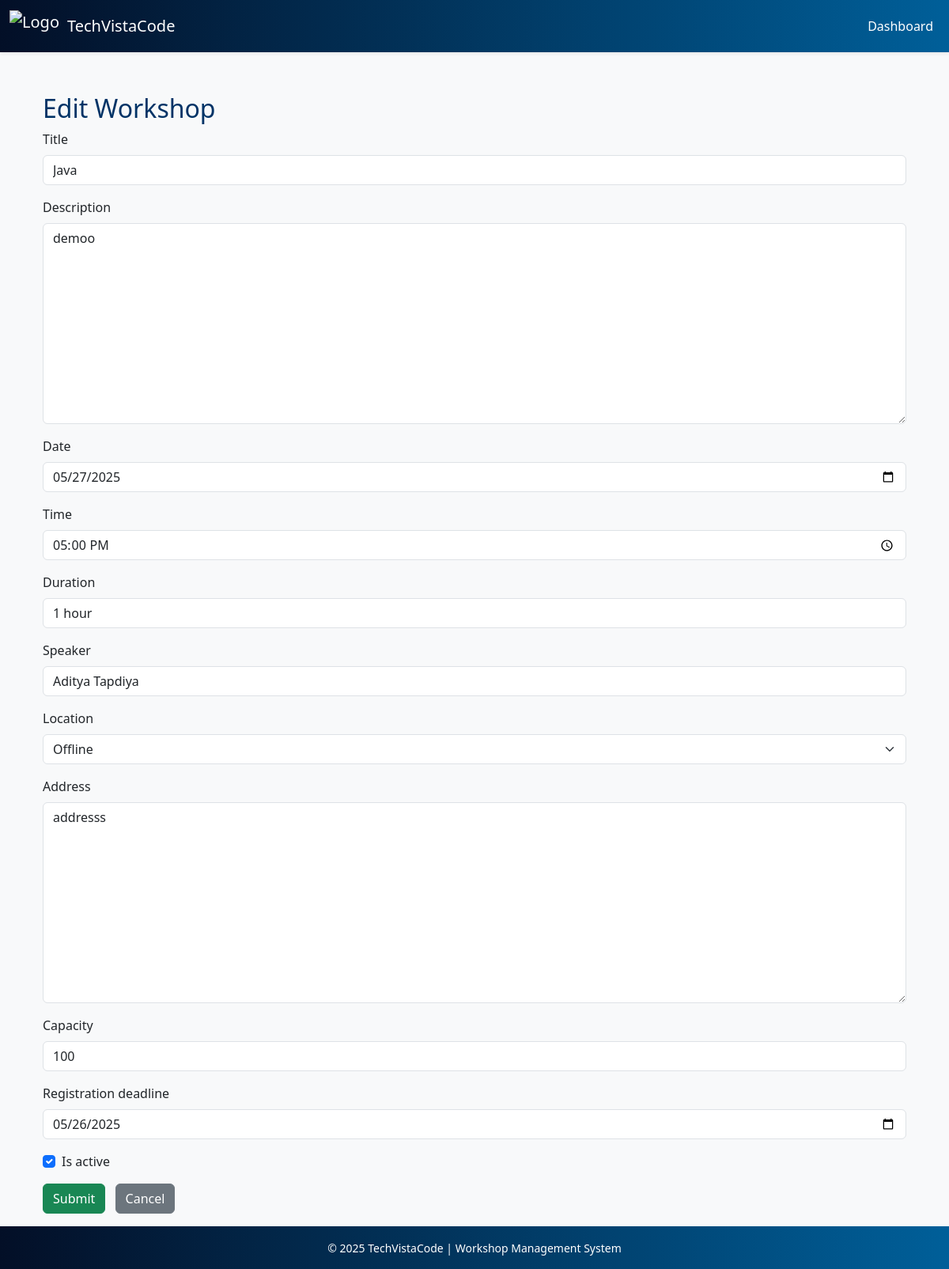
The app's page /workshops/edit/7/ (signed in) with its own data.
### main/models.py (models this page shows, shortened)
class Workshop(models.Model):
    LOCATION_CHOICES = [
        ('online', 'Online'),
        ('offline', 'Offline'),
    ]
    title = models.CharField(max_length=200)
    description = models.TextField()
    date = models.DateField()
    time = models.TimeField()
    duration = models.CharField(max_length=50)
    speaker = models.CharField(max_length=100)
    location = models.CharField(max_length=10, choices=LOCATION_CHOICES, default='offline')
    meeting_link = models.URLField(blank=True, null=True)
    address = models.TextField(blank=True, null=True)
    capacity = models.PositiveIntegerField()
    registration_deadline = models.DateField()
    is_active = models.BooleanField(default=True)

### main/views.py (the view)
@login_required
def edit_workshop(request, id):
    workshop = get_object_or_404(Workshop, id=id)
    if request.method == 'POST':
        form = WorkshopForm(request.POST, instance=workshop)
        if form.is_valid():
            form.save()
            messages.success(request, 'Workshop updated successfully.')
            return redirect('manage_workshops')
    else:
        form = WorkshopForm(instance=workshop)
    return render(request, 'main/add_edit_workshop.html', {
        'form': form,
        'title': 'Edit Workshop',
    })

### main/forms.py (shortened to what this page needs)
class WorkshopForm(forms.ModelForm):
    class Meta:
        model = Workshop
        fields = [
            'title', 'description', 'date', 'time', 'duration',
            'speaker', 'location', 'meeting_link', 'address',
            'capacity', 'registration_deadline', 'is_active'
        ]
        widgets = {
            'date': forms.DateInput(attrs={'type': 'date'}),
            'time': forms.TimeInput(attrs={'type': 'time'}),
            'registration_deadline': forms.DateInput(attrs={'type': 'date'}),
        }

### main/templates/main/add_edit_workshop.html (shortened to what this page needs)
{% extends "main/base.html" %}
{% load widget_tweaks %}
{% block content %}
<div class="container mt-5">
    <h2 style="color: #003366;">{{ title }}</h2>
    <form method="post" novalidate class="needs-validation">
        <div class="mb-3">
            <label for="{{ form.title.id_for_label }}" class="form-label">{{ form.title.label }}</label>
            {{ form.title|add_class:"form-control" }}
        </div>
        <div class="mb-3">
            <label for="{{ form.description.id_for_label }}" class="form-label">{{ form.description.label }}</label>
            {{ form.description|add_class:"form-control" }}
        </div>
        <div class="mb-3">
            <label for="{{ form.date.id_for_label }}" class="form-label">{{ form.date.label }}</label>
            {{ form.date|add_class:"form-control" }}
        </div>
        <div class="mb-3">
            <label for="{{ form.time.id_for_label }}" class="form-label">{{ form.time.label }}</label>
            {{ form.time|add_class:"form-control" }}
        </div>
        <div class="mb-3">
            <label for="{{ form.duration.id_for_label }}" class="form-label">{{ form.duration.label }}</label>
            {{ form.duration|add_class:"form-control" }}
        </div>
        <div class="mb-3">
            <label for="{{ form.speaker.id_for_label }}" class="form-label">{{ form.speaker.label }}</label>
            {{ form.speaker|add_class:"form-control" }}
        </div>
        <div class="mb-3">
            <label for="{{ form.location.id_for_label }}" class="form-label">{{ form.location.label }}</label>
            {{ form.location|add_class:"form-select" }}
        </div>
        <div class="mb-3" id="address-div">
            <label for="{{ form.address.id_for_label }}" class="form-label">{{ form.address.label }}</label>
            {{ form.address|add_class:"form-control" }}
        </div>
        <div class="mb-3">
            <label for="{{ form.capacity.id_for_label }}" class="form-label">{{ form.capacity.label }}</label>
            {{ form.capacity|add_class:"form-control" }}
        </div>
        <div class="mb-3">
            <label for="{{ form.registration_deadline.id_for_label }}" class="form-label">{{ form.registration_deadline.label }}</label>
            {{ form.registration_deadline|add_class:"form-control" }}
        </div>
        <div class="form-check mb-3">
            {{ form.is_active|add_class:"form-check-input" }}
            <label class="form-check-label" for="{{ form.is_active.id_for_label }}">{{ form.is_active.label }}</label>
        </div>
        <button type="submit" class="btn btn-success">Submit</button>
        <a href="{% url 'manage_workshops' %}" class="btn btn-secondary ms-2">Cancel</a>
    </form>
</div>
{% endblock %}

### main/templates/main/base.html (style rules this page uses)
body { padding-top: 70px; padding-bottom: 70px; background-color: #f8f9fa; }

### records on screen
Workshop: title "Java", description "demoo", date "05/27/2025", time "17:00:00", duration "1 hour", speaker "Aditya Tapdiya", location "Offline", address "addresss", capacity "100", registration_deadline "05/26/2025", is_active "☑"

### other values on screen
{{ title }} "Edit Workshop"
